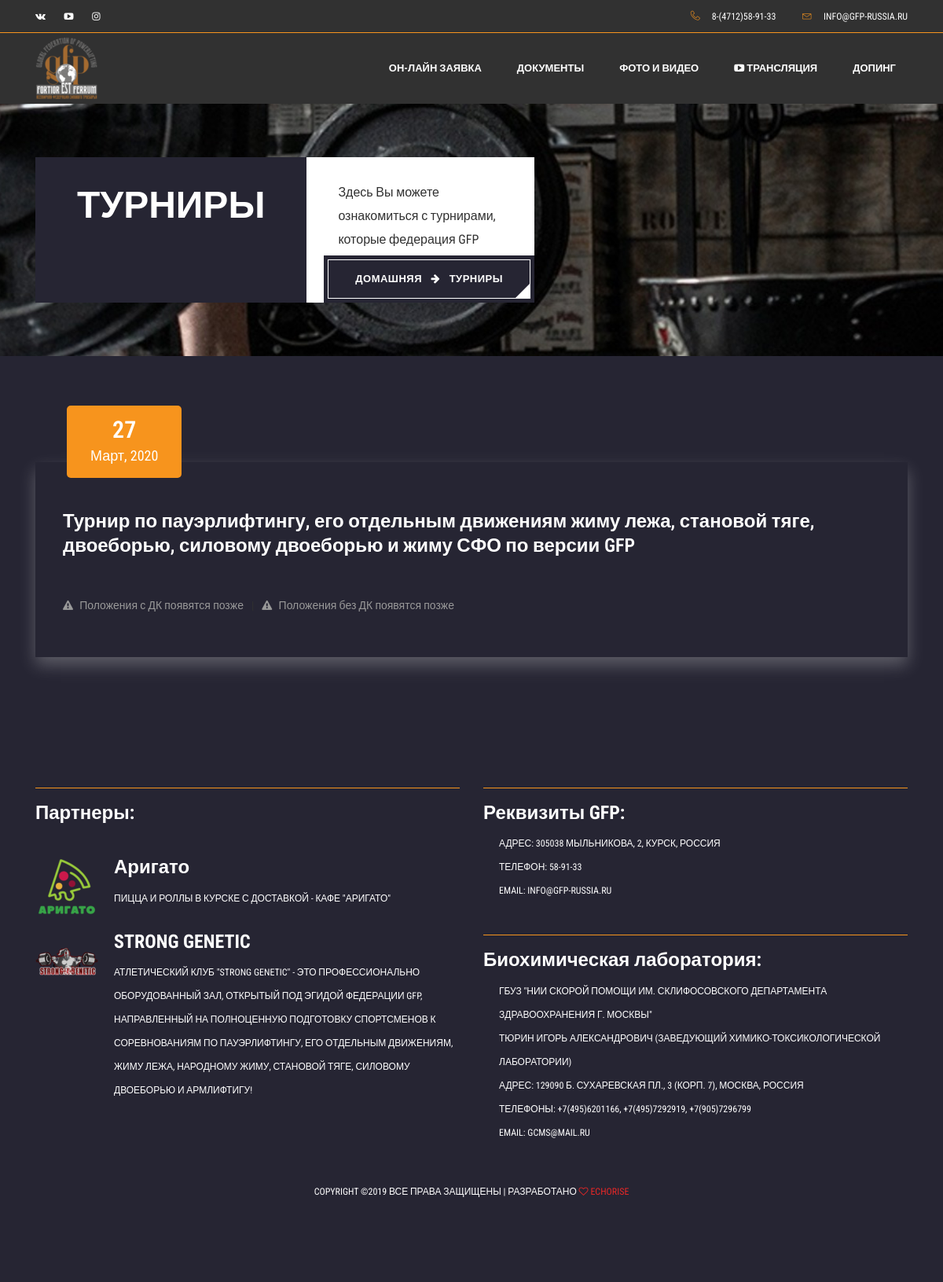
Page /tournaments/5/ on the committed database.
### tournaments/models.py (models this page shows, shortened)
class Tournament(models.Model):
    name = models.TextField(max_length=512,  blank=True, null=True, default=True, verbose_name='Название турнира')
    short_name = models.CharField(max_length=64, blank=True, null=True, verbose_name='Сокращенное название турнира')
    country = models.CharField(max_length=64, null=True, blank=True, default='Россия', verbose_name='Страна')
    region = models.CharField(max_length=64, blank=True, default='Курская область', verbose_name='Регион')
    town = models.CharField(max_length=64, blank=True, default='Курск', verbose_name='Город')
    start_time = models.DateTimeField(null=True, blank=True, default=None, verbose_name='Дата начала турнира')
    end_time = models.DateTimeField(null=True, blank=True, default=None, verbose_name='Дата окончания турнира')
    status = models.ForeignKey(TournamentStatus, blank=True, default=True, on_delete=models.CASCADE,
                               verbose_name='Статус турнира')
    sponsors = models.CharField(max_length=512, null=True, blank=True, default=None, verbose_name='Спонсоры')
    description = models.TextField(max_length=512, null=True, blank=True, default=None, verbose_name='Описание турнира')
    provisions_dk = models.URLField(max_length=1024, blank=True, default=None, null=None,
                                    verbose_name='Положения на турнир с допинг-контролем')
    provisions_bezdk = models.URLField(max_length=1024, blank=True, default=None, null=None,
                                       verbose_name='Положения на турнир без допинг-контроля')
    nominations = models.URLField(max_length=1024, blank=True, default=None, null=None,
                                  verbose_name='Номинации на турнир')
    photo_vk = models.URLField(max_length=1024, blank=True, default=None, null=None, verbose_name='Ссылка на альбом VK')
    video_youtube = models.URLField(max_length=1024, blank=True, default=None, null=None,
                                    verbose_name='Ссылка на видео YOUTUBE')
    is_active = models.BooleanField(default=True, verbose_name='Актуальность турнира')
    created = models.DateTimeField(default=timezone.now, verbose_name='Дата создания турнира')
    updated = models.DateTimeField(default=timezone.now, verbose_name='Дата редактирования турнира')
    @property
    def Турнир(self):
        return truncatechars(self.name, 64)
    @property
    def Описание(self):
        return truncatechars(self.description, 20)
    class Meta:
        verbose_name = 'Турнир'
        verbose_name_plural = 'Турниры'

### tournaments/views.py (the view)
# urls.py: url(r'^tournaments/(?P<tournament_id>\w+)/$', views.tournament, name='tournament'),
def tournament(request, tournament_id):
    tournaments = Tournament.objects.get(id=tournament_id)
    all_tournaments = TournamentImage.objects.filter(is_active=True, is_main=True, tournament__is_active=True)
    new_tournaments = all_tournaments.filter(tournament__status_id=1)
    documents = Document.objects.filter(is_active=True)
    session_key = request.session.session_key
    if not session_key:
        request.session.cycle_key()
    print(request.session.session_key)
    return render(request, 'tournaments/tournament.html', locals())

### templates/tournaments/tournament.html (shortened to what this page needs)
{% extends 'base.html' %}
{% load static %}
{% block content %}
    <link rel="stylesheet" href="../../static/css/bootstrap.css" />
    <link rel="stylesheet" href="../../static/vendors/linericon/style.css" />
    <link rel="stylesheet" href="../../static/css/font-awesome.min.css" />
    <link rel="stylesheet" href="../../static/vendors/owl-carousel/owl.carousel.min.css" />
    <link rel="stylesheet" href="../../static/vendors/nice-select/css/nice-select.css" />
    <link rel="stylesheet" href="../../static/vendors/animate-css/animate.css" />
    <link rel="stylesheet" href="../../static/vendors/jquery-ui/jquery-ui.css" />
    <link rel="stylesheet" href="../../static/css/style.css" />
    <link rel="stylesheet" href="../../static/css/responsive.css" />
<section class="home_banner_area banner-area">
    <div class="banner_inner d-flex align-items-center">
        <div class="container">
            <div class="row">
                <div class="col-lg-7">
                    <div class="banner_content d-flex flex-md-row flex-column">
                        <div class="banner-left text-md-right">
                            <h1 class="text-uppercase">Турниры<br><br></h1>
                        </div>
                        <div class="banner-right position-relative">
                            <p>Здесь Вы можете ознакомиться с турнирами, которые федерация GFP провела</p>
                            <span class="main_btn mt-4 mt-md-0" href="#">
                                <a href="{% url 'home' %}" class="text-white">Домашняя</a>
                                <i class="fa fa-arrow-right mx-2"></i>
                                <a href="#" class="text-white">Турниры</a>
                            </span>
                        </div>
                    </div>
                </div>
            </div>
        </div>
    </div>
</section>
<section class="blog_area section_gap">
    <div class="container">
        <div class="row">
            <div class="col-lg-12">
                <div class="blog_left_sidebar">
                    <div class="blog_item_img">
                    <br><br>
                        <a href="#" class="text-center blog_item_date">
                            <h3>{{ tournaments.start_time|date:"j" }}</h3>
                            <p>{{ tournaments.start_time|date:"F, Y" }}</p>
                        </a>
                    </div>
                    <div class="blog_details">
                        <a class="d-inline-block">
                            {% if tournaments.name %}
                                <h2>{{ tournaments.name }}</h2>
                            {% else %}
                                <h2>Название турнира еще не подготовлено. Следите за нашими новостями!</h2>
                            {% endif %}
                        </a>
                        <ul class="blog-info-link">
                            {% if tournaments.provisions_dk %}
                                <li><a href="{{ tournaments.provisions_dk }}" target="_blank"><i class="fa fa-book"></i> Положения с допинг-контролем</a></li>
                            {% else %}
                                <li><a href="#"><i class="fa fa-warning"></i> Положения с ДК появятся позже</a></li>
                            {% endif %}
                            {% if tournaments.provisions_bezdk %}
                                <li><a href="{{ tournaments.provisions_bezdk }}" target="_blank"><i class="fa fa-book"></i> Положения без допинг-контроля</a></li>
                            {% else %}
                                <li><a href="#"><i class="fa fa-warning"></i> Положения без ДК появятся позже</a></li>
                            {% endif %}
                        </ul>
                    </div>
                </div>
            </div>
        </div>
    </div>
</section>
{% endblock %}

### rows in the picture
Tournament: start_time "27", start_time "Март, 2020", name "Турнир по пауэрлифтингу, его отдельным движениям жиму лежа, становой тяге, двоеборью, силовому двоеборью и жиму СФО по версии GFP"
